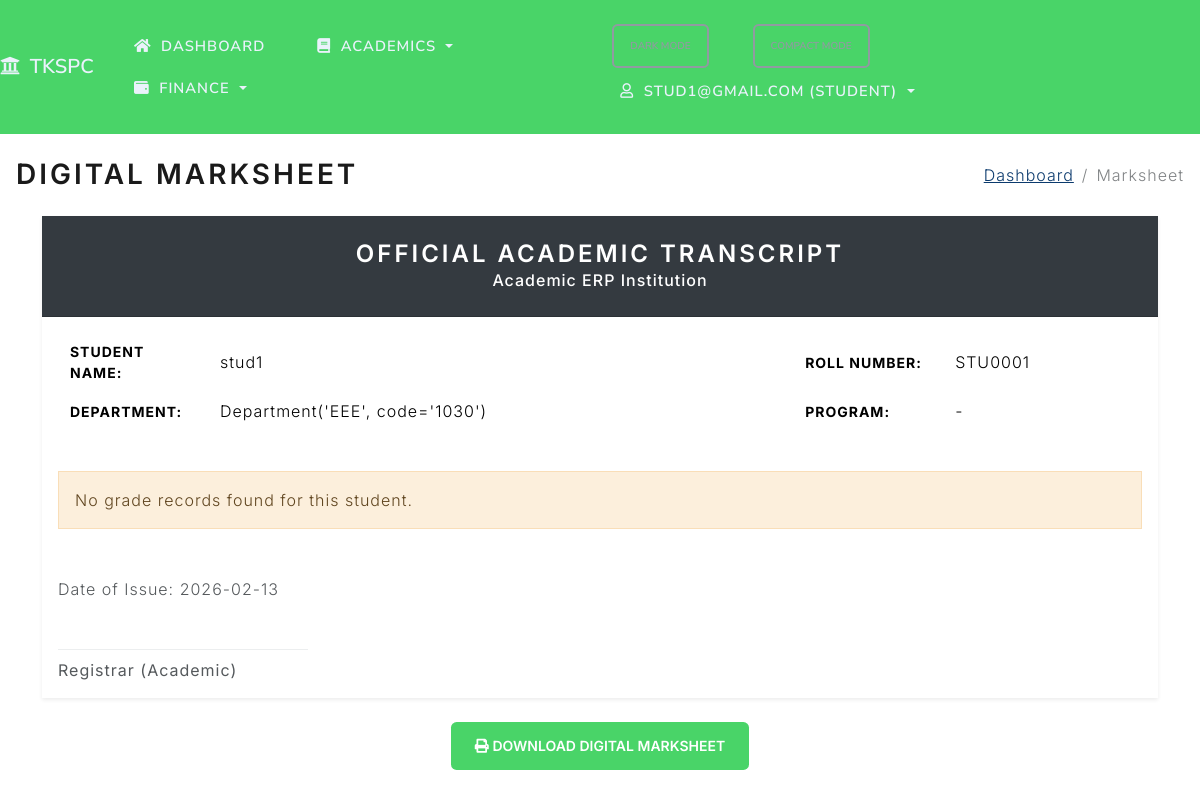
/students/1/marksheet (signed in), run on the app's committed database.
### project/models.py (models this page shows)
class Student(db.Model):
    id = db.Column(db.Integer, primary_key=True)
    name = db.Column(db.String(100), nullable=False)
    email = db.Column(db.String(120), unique=True, nullable=False)
    phone = db.Column(db.String(20), nullable=False)
    registration_number = db.Column(db.String(50), unique=True)
    roll_number = db.Column(db.String(50), unique=True)
    address = db.Column(db.Text)
    date_of_birth = db.Column(db.Date)
    gender = db.Column(db.String(20))
    admission_date = db.Column(db.Date)
    department_id = db.Column(db.Integer, db.ForeignKey('department.id'))
    guardian_name = db.Column(db.String(100))
    guardian_phone = db.Column(db.String(20))
    guardian_email = db.Column(db.String(100))
    status = db.Column(db.String(20), default='active')
    tutor_id = db.Column(db.Integer, db.ForeignKey('teacher.id'))
    nationality = db.Column(db.String(50))
    blood_group = db.Column(db.String(10))
    religion = db.Column(db.String(50))
    community = db.Column(db.String(50))
    sslc_marks = db.Column(db.Integer)
    hsc_marks = db.Column(db.Integer)
    current_year = db.Column(db.Integer)
    semester_id = db.Column(db.Integer, db.ForeignKey('semester.id'))
    section = db.Column(db.String(10))
    father_name = db.Column(db.String(100))
    mother_name = db.Column(db.String(100))
    emergency_contact_name = db.Column(db.String(100))
    emergency_contact_phone = db.Column(db.String(20))
    previous_school = db.Column(db.String(255))
    aadhar_no = db.Column(db.String(20))
    community_cert_no = db.Column(db.String(50))
    annual_income = db.Column(db.Float)
    income_cert_no = db.Column(db.String(50))
    temp_password = db.Column(db.String(100))
    courses = db.relationship('Course', secondary=enrollments, backref='students', lazy=True)
    attendances = db.relationship('Attendance', backref='student', lazy=True, cascade="all, delete-orphan")
    grades = db.relationship('Grade', backref='student', lazy=True, cascade="all, delete-orphan")
    fee_accounts = db.relationship('FeeAccount', backref='student', lazy=True, cascade="all, delete-orphan")
    invoices = db.relationship('Invoice', backref='student', lazy=True, cascade="all, delete-orphan")
    payments = db.relationship('FeePayment', backref='student', lazy=True, cascade="all, delete-orphan")
    parent_links = db.relationship('ParentStudentLink', backref='student', lazy=True, cascade="all, delete-orphan")

class Department(db.Model):
    id = db.Column(db.Integer, primary_key=True)
    name = db.Column(db.String(100), nullable=False, unique=True)
    code = db.Column(db.String(20), unique=True)
    description = db.Column(db.Text)
    head_of_department_id = db.Column(db.Integer, db.ForeignKey('teacher.id'), nullable=True)
    students = db.relationship('Student', backref='department', lazy=True, foreign_keys='Student.department_id')
    teachers = db.relationship('Teacher', backref='department', lazy=True, foreign_keys='Teacher.department_id')
    courses = db.relationship('Course', backref='department', lazy=True, foreign_keys='Course.department_id')
    subjects = db.relationship('Subject', backref='department', lazy=True, foreign_keys='Subject.department_id')
    def __repr__(self):
        return f"Department('{self.name}', code='{self.code}')"

### project/routes.py (the view)
@app.route("/students/<int:student_id>/marksheet")
@login_required
def marksheet(student_id):
    student = Student.query.get_or_404(student_id)
    role = session.get('role')
    user_email = session.get('user')
    if role == 'student' and student.email != user_email:
        flash('Unauthorized.', 'danger')
        return redirect(url_for('dashboard'))
    grades = Grade.query.filter_by(student_id=student_id).filter(Grade.exam_id == None).all()
    semesters = {}
    for g in grades:
        sem = g.semester or 1
        if sem not in semesters:
            semesters[sem] = []
        semesters[sem].append(g)
    return render_template('marksheet.html', student=student, semesters=semesters, today=datetime.utcnow(), title='Digital Marksheet')

### project/routes.py (called while the page is built)
def login_required(fn):
    @wraps(fn)
    def wrapper(*args, **kwargs):
        if not session.get('logged_in'):
            flash('Please log in to access this page.', 'warning')
            return redirect(url_for('login', next=request.path))
        return fn(*args, **kwargs)
    return wrapper

### project/templates/marksheet.html (shortened to what this page needs)
{% extends "base.html" %}
{% block page_title %}<h2 class="mb-0">{{ title }}</h2>{% endblock %}
{% block breadcrumbs %}
  <li class="breadcrumb-item"><a href="{{ url_for('dashboard') }}">Dashboard</a></li>
  <li class="breadcrumb-item active" aria-current="page">Marksheet</li>
{% endblock %}
{% block content %}
<div class="container mt-4 mb-5">
    <div class="card shadow-sm border-0 marksheet-print">
        <div class="card-header bg-dark text-white text-center py-4">
            <h3 class="mb-0">OFFICIAL ACADEMIC TRANSCRIPT</h3>
            <p class="mb-0">Academic ERP Institution</p>
        </div>
        <div class="card-body">
            <div class="row mb-4">
                <div class="col-sm-12">
                    <table class="table table-borderless table-sm">
                        <tr>
                            <th width="150">Student Name:</th>
                            <td>{{ student.name }}</td>
                            <th width="150">Roll Number:</th>
                            <td>{{ student.roll_number or '-' }}</td>
                        </tr>
                        <tr>
                            <th>Department:</th>
                            <td>{{ student.department or '-' }}</td>
                            <th>Program:</th>
                            <td>{{ student.program or '-' }}</td>
                        </tr>
                    </table>
                </div>
            </div>
            {% for semester, grades in semesters.items() %}
            <h5 class="bg-light p-2 mb-3">Semester {{ semester }}</h5>
            <div class="table-responsive mb-4">
                <table class="table table-bordered table-sm">
                    <thead>
                        <tr>
                            <th>Course Code</th>
                            <th>Course Title</th>
                            <th class="text-center">Credits</th>
                            <th class="text-center">Grade</th>
                            <th class="text-center">Points</th>
                        </tr>
                    </thead>
                    <tbody>
                        {% set ns = namespace(total_points=0, total_credits=0) %}
                        {% for g in grades %}
                        {% set course = g.course %}
                        <tr>
                            <td>{{ course.code or '-' }}</td>
                            <td>{{ course.name }}</td>
                            <td class="text-center">{{ course.credits or 0 }}</td>
                            <td class="text-center">{{ g.grade or '-' }}</td>
                            <td class="text-center">{{ g.points or 0 }}</td>
                        </tr>
                        {% set ns.total_points = ns.total_points + ((g.points or 0) * (course.credits or 0)) %}
                        {% set ns.total_credits = ns.total_credits + (course.credits or 0) %}
                        {% endfor %}
                    </tbody>
                    <tfoot class="bg-light">
                        <tr>
                            <th colspan="2" class="text-right">Semester Totals:</th>
                            <th class="text-center">{{ ns.total_credits }}</th>
                            <th></th>
                            <th class="text-center">GPA: {{ (ns.total_points / ns.total_credits)|round(2) if ns.total_credits > 0 else 0 }}</th>
                        </tr>
                    </tfoot>
                </table>
            </div>
            {% else %}
            <div class="alert alert-warning">No grade records found for this student.</div>
            {% endfor %}
            <div class="row mt-5">
                <div class="col-12 text-right">
                    <p class="mb-5">Date of Issue: {{ today.strftime('%Y-%m-%d') if today else '' }}</p>
                    <div class="border-top pt-2 d-inline-block" style="width: 250px;">
                        <strong>Registrar (Academic)</strong>
                    </div>
                </div>
            </div>
        </div>
    </div>
    <div class="text-center mt-4 no-print">
        <button onclick="window.print();" class="btn btn-primary">
            <i class="fas fa-print"></i> Download Digital Marksheet
        </button>
    </div>
</div>
{% endblock %}

### project/templates/base.html (shortened to what this page needs)
<!DOCTYPE html>
<html>
<head>
    <link rel="stylesheet" href="https://cdn.jsdelivr.net/npm/bootswatch@5.3.2/dist/lux/bootstrap.min.css">
    <link rel="stylesheet" href="https://cdnjs.cloudflare.com/ajax/libs/font-awesome/5.15.4/css/all.min.css">
    <link rel="stylesheet" href="{{ url_for('static', filename='css/app.css') }}">
</head>
<body class="loading">
    <nav class="navbar navbar-expand-lg navbar-dark bg-tkspc sticky-top">
        <a class="navbar-brand" href="{{ url_for('students') }}"><i class="fas fa-university me-1"></i> TKSPC</a>
        <div class="collapse navbar-collapse" id="navMain">
            <ul class="navbar-nav me-auto">
                {% if session.get('logged_in') %}
                <li class="nav-item {% if request.endpoint == 'dashboard' %}active{% endif %}">
                    <a class="nav-link" href="{{ url_for('dashboard') }}" aria-label="Dashboard" data-bs-toggle="tooltip" data-bs-placement="bottom" title="Dashboard"><i class="fas fa-home me-1"></i><span class="nav-label">Dashboard</span></a>
                </li>
                <li class="nav-item dropdown">
                    <a class="nav-link dropdown-toggle" href="#" id="navAcademics" role="button" data-bs-toggle="dropdown" aria-expanded="false"><i class="fas fa-book me-1"></i><span class="nav-label">Academics</span></a>
                </li>
                <li class="nav-item dropdown">
                    <a class="nav-link dropdown-toggle" href="#" id="navFinance" role="button" data-bs-toggle="dropdown" aria-expanded="false"><i class="fas fa-wallet me-1"></i><span class="nav-label">Finance</span></a>
                </li>
                {% endif %}
            </ul>
            <ul class="navbar-nav ms-auto">
                <li class="nav-item">
                    <button id="themeToggle" class="btn btn-sm btn-outline-secondary me-2" type="button">Dark Mode</button>
                </li>
                <li class="nav-item">
                    <button id="compactToggle" class="btn btn-sm btn-outline-secondary me-2" type="button">Compact Mode</button>
                </li>
                {% if session.get('logged_in') %}
                <li class="nav-item dropdown">
                    <a class="nav-link dropdown-toggle" href="#" id="navAccount" role="button" data-bs-toggle="dropdown" aria-expanded="false"><i class="far fa-user me-1"></i>{{ session.get('user') }} ({{ session.get('role', 'staff') }})</a>
                </li>
                {% else %}
                <li class="nav-item {% if request.endpoint == 'login' %}active{% endif %}"><a class="nav-link" href="{{ url_for('login') }}"><i class="fas fa-sign-in-alt mr-1"></i>Login</a></li>
                {% endif %}
            </ul>
        </div>
    </nav>
    <div class="container-fluid mt-4 px-3">
        <div class="d-flex justify-content-between align-items-center mb-3 page-header">
            <div>
                {% block page_title %}{% endblock %}
            </div>
            <nav aria-label="breadcrumb">
                <ol class="breadcrumb mb-0">
                    {% block breadcrumbs %}{% endblock %}
                </ol>
            </nav>
        </div>
        <div id="toastContainer" class="toast-container position-fixed p-3" style="top: 1rem; right: 1rem; z-index: 1080;">
        </div>
        {% block content %}{% endblock %}
    </div>
  </body>
</html>

### project/static/css/app.css (style rules this page uses)
:root { --bg: #ffffff; --text: #1f2937; --muted: #6b7280; --card-bg: #ffffff; --card-shadow: 0 0.35rem 0.9rem rgba(0,0,0,0.08); --table-header-bg: #f8f9fa; --tkspc-primary: #49d468; --tkspc-secondary: #f39c12; --tkspc-accent: #1abc9c; --link: #0b3a6d; --link-hover: #072a4d; }
body { background-color: var(--bg); color: var(--text); }
.container-fluid { font-family: 'Inter', system-ui, -apple-system, Segoe UI, Roboto, Helvetica, Arial, 'Apple Color Emoji', 'Segoe UI Emoji'; }
.navbar-brand { font-weight: 600; letter-spacing: 0.2px; }
.navbar .nav-link { padding: 0.5rem 0.6rem; font-size: 0.92rem; }
.navbar .navbar-nav { gap: 0.25rem; }
.navbar .nav-link { display: inline-flex; align-items: center; gap: 0.35rem; }
.navbar-dark.bg-tkspc { background-color: var(--tkspc-primary) !important; }
.navbar-dark .navbar-brand, .navbar-dark .nav-link { color: #eaf2fb; }
a { color: var(--link); }
@media (min-width: 993px) { .navbar .navbar-nav { flex-wrap: wrap; } }
.card { box-shadow: var(--card-shadow); background-color: var(--card-bg); }
.card-header { font-weight: 500; }
table.table td, table.table th { vertical-align: middle; }
.table-sm td, .table-sm th { padding: 0.5rem 0.75rem; }
.btn { border-radius: 0.35rem; }
.btn-primary { background-color: var(--tkspc-primary); border-color: var(--tkspc-primary); }
.alert { margin-bottom: 1rem; }
.breadcrumb { background: transparent; }
.breadcrumb .breadcrumb-item a { color: var(--link); }
.toast-container { pointer-events: none; }

### data on the page
Student: get "STUD1@GMAIL.COM", name "stud1", roll_number "STU0001"
Department: name+code "Department('EEE', code='1030')"

### other printed values
{{ session.get('role', 'staff') }} "STUDENT"
{{ title }} "DIGITAL MARKSHEET"
{{ student.program or '-' }} "-"
